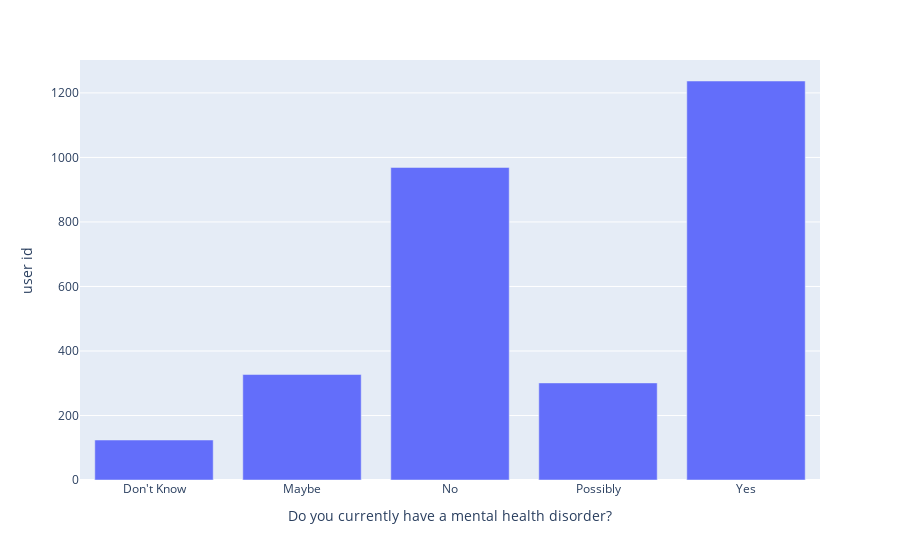

The code cell stored with this chart in its notebook:
### Code cell
fig = px.bar(current_mental_health_df, x="Do you currently have a mental health disorder?", 
             y="user id")
fig.show()

### Figure 1 — Plotly figure (JSON) as saved in the notebook; plotly's stock layout.template omitted (floating-point values rounded to 4 significant figures)
{"data": [{"alignmentgroup": "True", "hovertemplate": "Do you currently have a mental health disorder?=%{x}<br>user id=%{y}<extra></extra>", "legendgroup": "", "marker": {"color": "#636efa", "pattern": {"shape": ""}}, "name": "", "offsetgroup": "", "orientation": "v", "showlegend": false, "textposition": "auto", "type": "bar", "x": ["Don't Know", "Maybe", "No", "Possibly", "Yes"], "xaxis": "x", "y": [124, 327, 969, 301, 1237], "yaxis": "y"}], "layout": {"autosize": true, "barmode": "relative", "legend": {"tracegroupgap": 0}, "margin": {"t": 60}, "xaxis": {"anchor": "y", "autorange": true, "domain": [0, 1], "range": [-0.5, 4.5], "title": {"text": "Do you currently have a mental health disorder?"}, "type": "category"}, "yaxis": {"anchor": "x", "autorange": true, "domain": [0, 1], "range": [0, 1302.0], "title": {"text": "user id"}, "type": "linear"}}}
